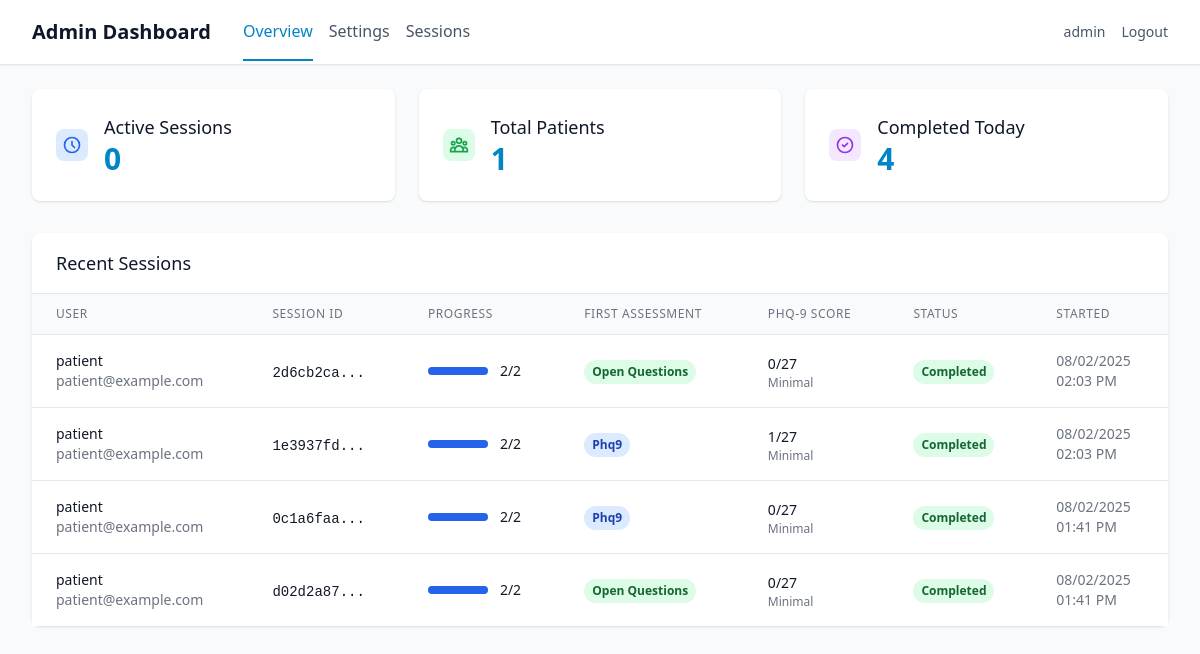
The app's page /admin/dashboard (signed in) with its own data.
### app/models/user.py (models this page shows, shortened)
class User(UserMixin, db.Model):
    id = db.Column(db.Integer, primary_key=True)
    username = db.Column(db.String(80), unique=True, nullable=False)
    email = db.Column(db.String(120), unique=True, nullable=False)
    password_hash = db.Column(db.String(255), nullable=False)
    user_type = db.Column(db.String(20), nullable=False, default='patient')
    created_at = db.Column(db.DateTime, default=datetime.utcnow)
    is_active = db.Column(db.Boolean, default=True)
    patient_profile = db.relationship('PatientProfile', backref='user', uselist=False, cascade='all, delete-orphan')
    assessments = db.relationship('Assessment', backref='user', lazy=True, cascade='all, delete-orphan')
    def is_superuser(self):
        return self.user_type == 'superuser'

### app/models/assessment.py (models this page shows, shortened)
class Assessment(db.Model):
    id = db.Column(db.Integer, primary_key=True)
    user_id = db.Column(db.Integer, db.ForeignKey('user.id'), nullable=False)
    session_id = db.Column(db.String(100), nullable=False, unique=True)
    first_assessment_type = db.Column(db.String(20))  # 'phq9' or 'open_questions'
    phq9_completed = db.Column(db.Boolean, default=False)
    open_questions_completed = db.Column(db.Boolean, default=False)
    status = db.Column(db.String(20), default='in_progress')  # 'in_progress', 'completed', 'abandoned'
    consent_agreed = db.Column(db.Boolean, default=False)
    camera_verified = db.Column(db.Boolean, default=False)
    started_at = db.Column(db.DateTime, default=datetime.utcnow)
    completed_at = db.Column(db.DateTime)
    consent_at = db.Column(db.DateTime)
    camera_check_at = db.Column(db.DateTime)
    first_assessment_started_at = db.Column(db.DateTime)
    phq9_score = db.Column(db.Integer)
    phq9_severity = db.Column(db.String(20))  # 'minimal', 'mild', 'moderate', 'severe'
    phq9_settings = db.Column(db.Text)  # JSON string of PHQ-9 settings used
    recording_settings = db.Column(db.Text)  # JSON string of recording settings used
    chat_settings = db.Column(db.Text)  # JSON string of chat settings used
    assessment_order = db.Column(db.String(20))  # 'phq_first' or 'questions_first'
    phq9_responses = db.relationship('PHQ9Response', backref='assessment', lazy=True, cascade='all, delete-orphan')
    open_responses = db.relationship('OpenQuestionResponse', backref='assessment', lazy=True, cascade='all, delete-orphan')
    emotion_data = db.relationship('EmotionData', backref='assessment', lazy=True, cascade='all, delete-orphan')
    def get_completion_order(self):
            return {
                'first_type': self.first_assessment_type,
                'phq9_completed': self.phq9_completed,
                'open_questions_completed': self.open_questions_completed,
                'both_completed': self.phq9_completed and self.open_questions_completed
            }

### app/routes/admin.py (the view)
@admin_bp.route('/dashboard')
@login_required
@admin_required
def dashboard():
    stats = AdminDashboardService.get_overview_stats()
    recent_sessions = AdminDashboardService.get_recent_sessions(limit=15)
    return render_template('admin/dashboard.html',
                         **stats,
                         recent_sessions=recent_sessions)

### app/services/admin.py (called while the page is built)
    @staticmethod
    def get_overview_stats():
        today = datetime.utcnow().date()
        active_sessions = Assessment.query.filter_by(status='in_progress').count()
        total_patients = db.session.query(Assessment.user_id).distinct().count()
        completed_today = Assessment.query.filter(
            Assessment.status == 'completed',
            func.date(Assessment.completed_at) == today
        ).count()
        return {
            'active_sessions': active_sessions,
            'total_patients': total_patients,
            'completed_today': completed_today
        }

### run.py (called while the page is built)
@app.before_request
def before_request():
    from flask import request
    if not current_user.is_authenticated and request.endpoint not in ['auth.login', 'auth.register', 'static']:
        return redirect(url_for('auth.login'))

### app/templates/admin/dashboard.html (shortened to what this page needs)
{% extends "base.html" %}
{% block nav %}
<nav class="bg-white shadow-sm border-b border-secondary-200">
    <div class="max-w-7xl mx-auto px-4 sm:px-6 lg:px-8">
        <div class="flex justify-between h-16">
            <div class="flex items-center space-x-8">
                <h1 class="text-xl font-semibold text-secondary-900">Admin Dashboard</h1>
                <div class="flex space-x-4">
                    <a href="{{ url_for('admin.dashboard') }}"
                       class="text-primary-600 border-b-2 border-primary-600 pb-4 pt-4">
                        Overview
                    </a>
                    <a href="{{ url_for('settings.show_settings') }}"
                       class="text-secondary-600 hover:text-secondary-900 pb-4 pt-4">
                        Settings
                    </a>
                    <a href="#" class="text-secondary-600 hover:text-secondary-900 pb-4 pt-4">
                        Sessions
                    </a>
                </div>
            </div>
            <div class="flex items-center space-x-4">
                <span class="text-sm text-secondary-600">{{ current_user.username }}</span>
                <a href="{{ url_for('auth.logout') }}"
                   class="text-sm text-secondary-600 hover:text-secondary-900">
                    Logout
                </a>
            </div>
        </div>
    </div>
</nav>
{% endblock %}
{% block content %}
<div class="max-w-7xl mx-auto py-6 sm:px-6 lg:px-8">
    <div class="grid grid-cols-1 md:grid-cols-3 gap-6 mb-8">
        <div class="bg-white rounded-lg shadow p-6">
            <div class="flex items-center">
                <div class="flex-shrink-0">
                    <div class="w-8 h-8 bg-blue-100 rounded-lg flex items-center justify-center">
                        <svg class="w-5 h-5 text-blue-600" fill="none" stroke="currentColor" viewBox="0 0 24 24">
                            <path stroke-linecap="round" stroke-linejoin="round" stroke-width="2" d="M12 8v4l3 3m6-3a9 9 0 11-18 0 9 9 0 0118 0z"/>
                        </svg>
                    </div>
                </div>
                <div class="ml-4">
                    <h3 class="text-lg font-medium text-secondary-900">Active Sessions</h3>
                    <p class="text-3xl font-bold text-primary-600">{{ active_sessions }}</p>
                </div>
            </div>
        </div>
        <div class="bg-white rounded-lg shadow p-6">
            <div class="flex items-center">
                <div class="flex-shrink-0">
                    <div class="w-8 h-8 bg-green-100 rounded-lg flex items-center justify-center">
                    </div>
                </div>
                <div class="ml-4">
                    <h3 class="text-lg font-medium text-secondary-900">Total Patients</h3>
                    <p class="text-3xl font-bold text-primary-600">{{ total_patients }}</p>
                </div>
            </div>
        </div>
        <div class="bg-white rounded-lg shadow p-6">
            <div class="flex items-center">
                <div class="flex-shrink-0">
                    <div class="w-8 h-8 bg-purple-100 rounded-lg flex items-center justify-center">
                        <svg class="w-5 h-5 text-purple-600" fill="none" stroke="currentColor" viewBox="0 0 24 24">
                            <path stroke-linecap="round" stroke-linejoin="round" stroke-width="2" d="M9 12l2 2 4-4m6 2a9 9 0 11-18 0 9 9 0 0118 0z"/>
                        </svg>
                    </div>
                </div>
                <div class="ml-4">
                    <h3 class="text-lg font-medium text-secondary-900">Completed Today</h3>
                    <p class="text-3xl font-bold text-primary-600">{{ completed_today }}</p>
                </div>
            </div>
        </div>
    </div>
    <div class="bg-white rounded-lg shadow">
        <div class="px-6 py-4 border-b border-secondary-200">
            <h3 class="text-lg font-medium text-secondary-900">Recent Sessions</h3>
        </div>
        {% if recent_sessions %}
        <div class="overflow-x-auto">
            <table class="min-w-full divide-y divide-gray-200">
                <thead class="bg-gray-50">
                    <tr>
                        <th class="px-6 py-3 text-left text-xs font-medium text-gray-500 uppercase tracking-wider">User</th>
                        <th class="px-6 py-3 text-left text-xs font-medium text-gray-500 uppercase tracking-wider">Session ID</th>
                        <th class="px-6 py-3 text-left text-xs font-medium text-gray-500 uppercase tracking-wider">Progress</th>
                        <th class="px-6 py-3 text-left text-xs font-medium text-gray-500 uppercase tracking-wider">First Assessment</th>
                        <th class="px-6 py-3 text-left text-xs font-medium text-gray-500 uppercase tracking-wider">PHQ-9 Score</th>
                        <th class="px-6 py-3 text-left text-xs font-medium text-gray-500 uppercase tracking-wider">Status</th>
                        <th class="px-6 py-3 text-left text-xs font-medium text-gray-500 uppercase tracking-wider">Started</th>
                    </tr>
                </thead>
                <tbody class="bg-white divide-y divide-gray-200">
                    {% for session in recent_sessions %}
                    <tr class="hover:bg-gray-50">
                        <td class="px-6 py-4 whitespace-nowrap">
                            <div>
                                <div class="text-sm font-medium text-gray-900">{{ session.username }}</div>
                                <div class="text-sm text-gray-500">{{ session.email }}</div>
                            </div>
                        </td>
                        <td class="px-6 py-4 whitespace-nowrap">
                            <span class="text-sm text-gray-900 font-mono">{{ session.session_id[:8] }}...</span>
                        </td>
                        <td class="px-6 py-4 whitespace-nowrap">
                            <div class="flex items-center">
                                <div class="w-full bg-gray-200 rounded-full h-2 mr-3" style="width: 60px;">
                                    <div class="bg-blue-600 h-2 rounded-full" style="width: {{ (session.progress_count / 2 * 100) }}%"></div>
                                </div>
                                <span class="text-sm font-medium text-gray-900">{{ session.progress_text }}</span>
                            </div>
                        </td>
                        <td class="px-6 py-4 whitespace-nowrap">
                            {% if session.first_type %}
                                <span class="inline-flex px-2 py-1 text-xs font-semibold rounded-full
                                           {% if session.first_type == 'phq9' %}bg-blue-100 text-blue-800{% else %}bg-green-100 text-green-800{% endif %}">
                                    {{ session.first_type.replace('_', ' ').title() }}
                                </span>
                            {% else %}
                                <span class="text-sm text-gray-400">Not started</span>
                            {% endif %}
                        </td>
                        <td class="px-6 py-4 whitespace-nowrap">
                            {% if session.phq9_score is not none %}
                                <div>
                                    <span class="text-sm font-medium text-gray-900">{{ session.phq9_score }}/27</span>
                                    <div class="text-xs text-gray-500 capitalize">{{ session.phq9_severity.replace('_', ' ') if session.phq9_severity else '' }}</div>
                                </div>
                            {% else %}
                                <span class="text-sm text-gray-400">Pending</span>
                            {% endif %}
                        </td>
                        <td class="px-6 py-4 whitespace-nowrap">
                            <span class="inline-flex px-2 py-1 text-xs font-semibold rounded-full {{ session.status_class }}">
                                {{ session.status }}
                            </span>
                        </td>
                        <td class="px-6 py-4 whitespace-nowrap text-sm text-gray-500">
                            <div>{{ session.started_at.strftime('%m/%d/%Y') }}</div>
                            <div>{{ session.started_at.strftime('%I:%M %p') }}</div>
                        </td>
                    </tr>
                    {% endfor %}
                </tbody>
            </table>
        </div>
        {% endif %}
    </div>
</div>
{% endblock %}

### app/templates/base.html (shortened to what this page needs)
<!DOCTYPE html>
<html lang="en" class="h-full">
<head>
    <script src="https://cdn.tailwindcss.com"></script>
</head>
<body class="h-full bg-secondary-50 text-secondary-900 overflow-x-hidden">
    {% block nav %}{% endblock %}
    <main class="{% block main_class %}{% endblock %}">
        {% block content %}{% endblock %}
    </main>
</body>
</html>

### records on screen
User: username "admin"
Assessment: username "patient", email "patient@example.com", session_id "2d6cb2ca", {{ (session.progress_count / 2 * 100) }} 100.0 (drawn), progress_text "2/2", first_type.replace "Open Questions", phq9_score "0", phq9_severity "Minimal", status "Completed", started_at "08/02/2025", started_at "02:03 PM"
User: username "patient" "patient" "patient", email "patient@example.com" "patient@example.com" "patient@example.com"
Assessment: first_type.replace "Phq9", phq9_severity "Minimal", started_at "08/02/2025", started_at "02:03 PM"
Assessment: first_type.replace "Phq9", phq9_severity "Minimal", started_at "08/02/2025", started_at "01:41 PM"
Assessment: first_type.replace "Open Questions", phq9_severity "Minimal", started_at "08/02/2025", started_at "01:41 PM"

### other values on screen
{{ active_sessions }} "0"
{{ total_patients }} "1"
{{ completed_today }} "4"
{{ session.session_id[:8] }} "1e3937fd" "0c1a6faa" "d02d2a87"
{{ session.progress_text }} "2/2" "2/2" "2/2"
{{ session.phq9_score }} "1" "0" "0"
{{ session.status }} "Completed" "Completed" "Completed"
